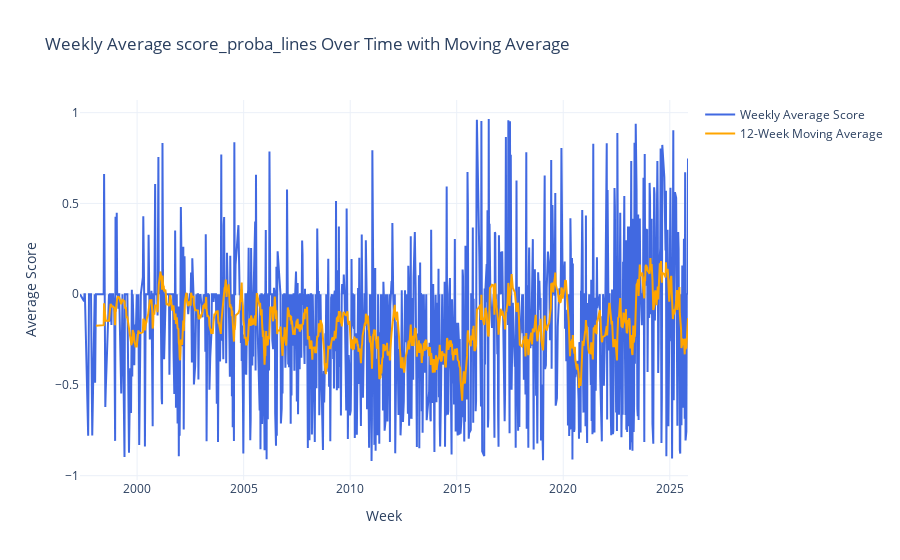
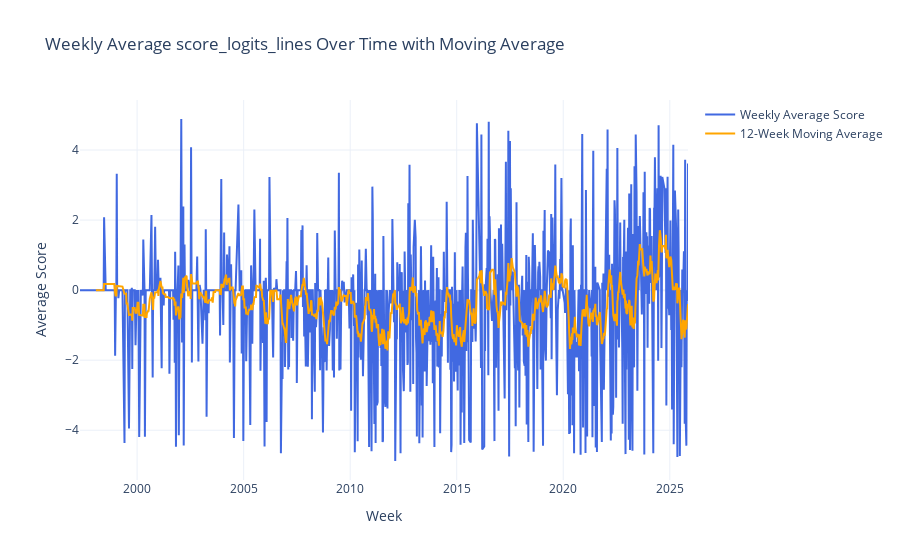
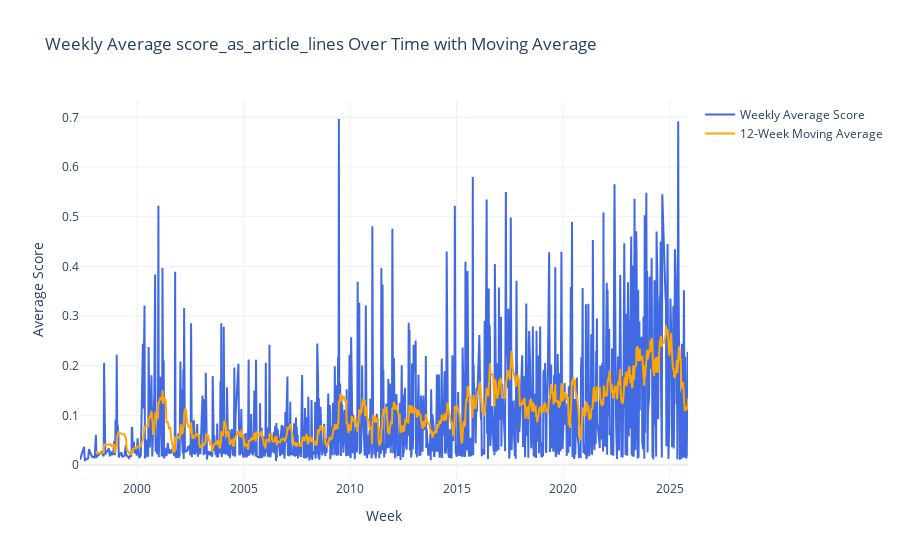

Write notebook code for charts like these, in order.
### Code cell
from statsmodels.graphics.tsaplots import plot_acf
from statsmodels.tsa.stattools import adfuller
import plotly.graph_objects as go

for name_score in ['score_proba_lines', 'score_logits_lines', 'score_as_article_lines']:
    # Drop NaN weeks
    weekly_avg_clean = creat_average_score(df_score_by_article, name_score=name_score, agreg_freq=agreg_freq).dropna()

    # Compute moving average (e.g., 4-week MA)
    weekly_avg_clean["MA_score"] = weekly_avg_clean[name_score].rolling(window=12).mean()

    # Create the Plotly figure
    fig = go.Figure()

    # Original weekly average score
    fig.add_trace(
        go.Scatter(
            x=weekly_avg_clean["Date_parsed"],
            y=weekly_avg_clean[name_score],
            mode="lines",
            line=dict(width=2, color="royalblue"),
            name="Weekly Average Score"
        )
    )

    # Moving average
    fig.add_trace(
        go.Scatter(
            x=weekly_avg_clean["Date_parsed"],
            y=weekly_avg_clean["MA_score"],
            mode="lines",
            line=dict(width=2, color="orange"),
            name="12-Week Moving Average"
        )
    )

    # Layout
    fig.update_layout(
        title="Weekly Average " + name_score + " Over Time with Moving Average",
        xaxis_title="Week",
        yaxis_title="Average Score",
        template="plotly_white",
        hovermode="x unified"
    )

    fig.show()
    # Plot the ACF
    plt.figure(figsize=(8, 4))
    plot_acf(weekly_avg_clean[name_score], lags=20)
    plt.title("Autocorrelation of Weekly Average Score - " + name_score )
    plt.tight_layout()
    plt.show()

    # Run Augmented Dickey-Fuller test
    result = adfuller(weekly_avg_clean[name_score], regression='c')

    # Extract results
    print("ADF Statistic:", result[0])
    print("p-value:", result[1])
    for key, value in result[4].items():
        print(f"Critical Value ({key}): {value}")

### Figure 1 — Plotly figure (JSON) as saved in the notebook; plotly's stock layout.template omitted (floating-point values rounded to 4 significant figures; data arrays with more than 128 entries replaced by an {"elided": "..."} marker saying what was removed)
{"data": [{"line": {"color": "royalblue", "width": 2}, "mode": "lines", "name": "Weekly Average Score", "type": "scatter", "x": {"elided": "1038 str values"}, "y": {"elided": "1038 float values"}}, {"line": {"color": "orange", "width": 2}, "mode": "lines", "name": "12-Week Moving Average", "type": "scatter", "x": {"elided": "1038 str values"}, "y": {"elided": "1038 float values"}}], "layout": {"hovermode": "x unified", "title": {"text": "Weekly Average score_proba_lines Over Time with Moving Average"}, "xaxis": {"title": {"text": "Week"}}, "yaxis": {"title": {"text": "Average Score"}}}}

### Figure 2 — Plotly figure (JSON) as saved in the notebook; plotly's stock layout.template omitted (floating-point values rounded to 4 significant figures; data arrays with more than 128 entries replaced by an {"elided": "..."} marker saying what was removed)
{"data": [{"line": {"color": "royalblue", "width": 2}, "mode": "lines", "name": "Weekly Average Score", "type": "scatter", "x": {"elided": "1038 str values"}, "y": {"elided": "1038 float values"}}, {"line": {"color": "orange", "width": 2}, "mode": "lines", "name": "12-Week Moving Average", "type": "scatter", "x": {"elided": "1038 str values"}, "y": {"elided": "1038 float values"}}], "layout": {"hovermode": "x unified", "title": {"text": "Weekly Average score_logits_lines Over Time with Moving Average"}, "xaxis": {"title": {"text": "Week"}}, "yaxis": {"title": {"text": "Average Score"}}}}

### Figure 3 — Plotly figure (JSON) as saved in the notebook; plotly's stock layout.template omitted (floating-point values rounded to 4 significant figures; data arrays with more than 128 entries replaced by an {"elided": "..."} marker saying what was removed)
{"data": [{"line": {"color": "royalblue", "width": 2}, "mode": "lines", "name": "Weekly Average Score", "type": "scatter", "x": {"elided": "1038 str values"}, "y": {"elided": "1038 float values"}}, {"line": {"color": "orange", "width": 2}, "mode": "lines", "name": "12-Week Moving Average", "type": "scatter", "x": {"elided": "1038 str values"}, "y": {"elided": "1038 float values"}}], "layout": {"hovermode": "x unified", "title": {"text": "Weekly Average score_as_article_lines Over Time with Moving Average"}, "xaxis": {"title": {"text": "Week"}}, "yaxis": {"title": {"text": "Average Score"}}}}
